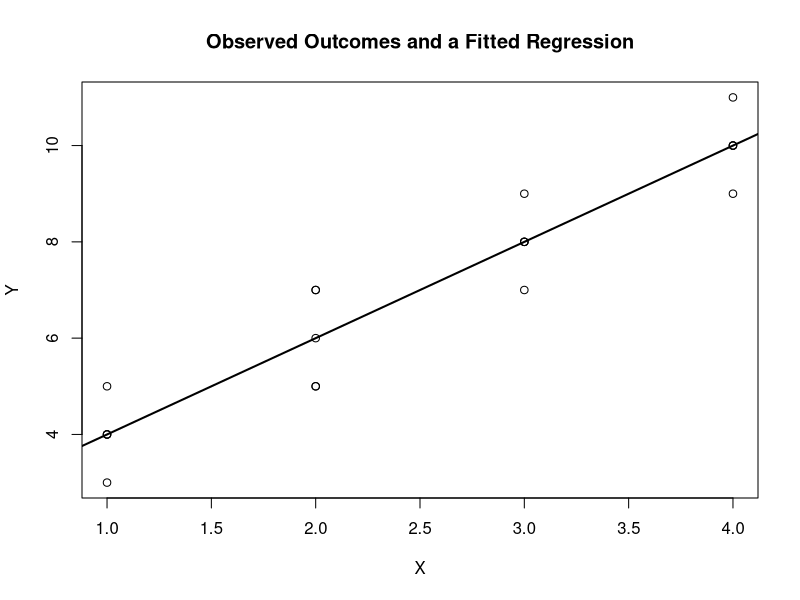
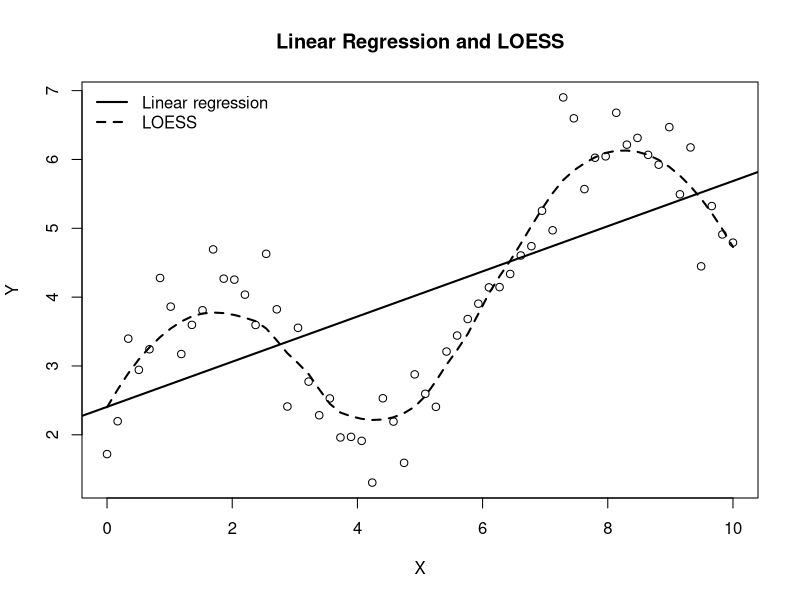
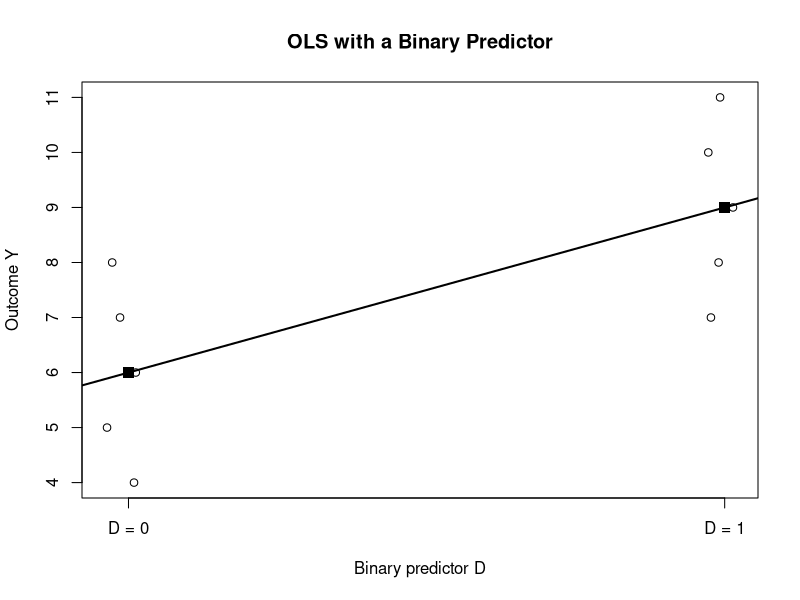
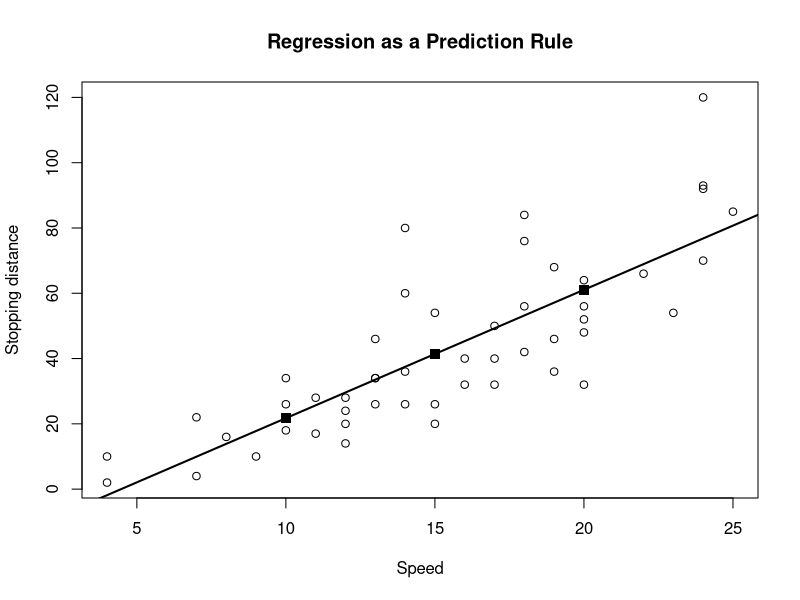
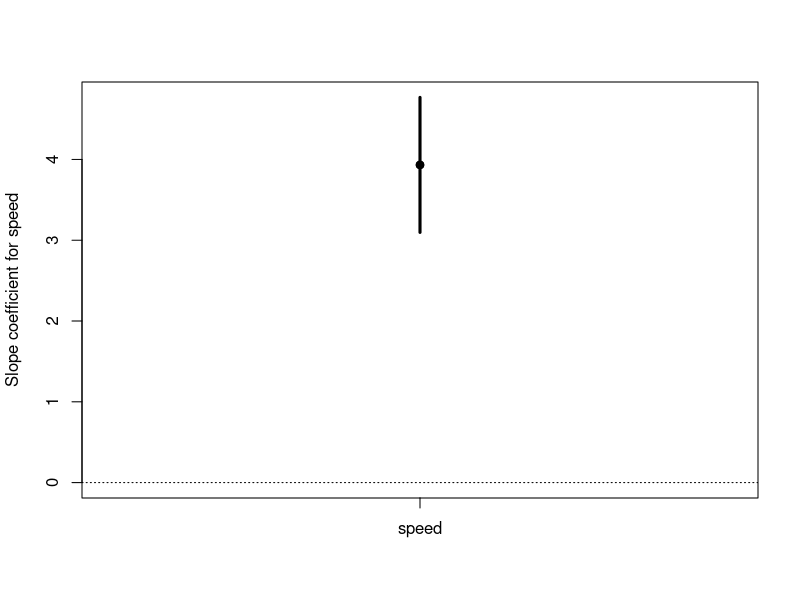
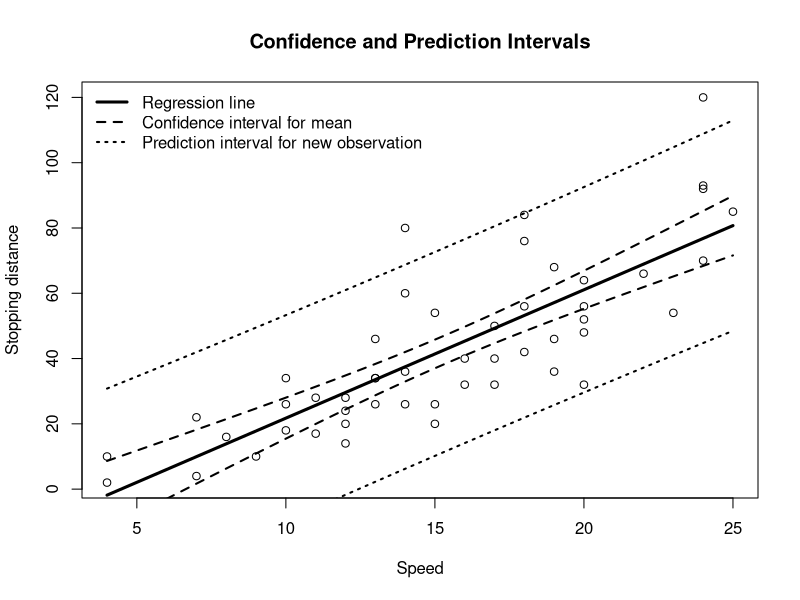
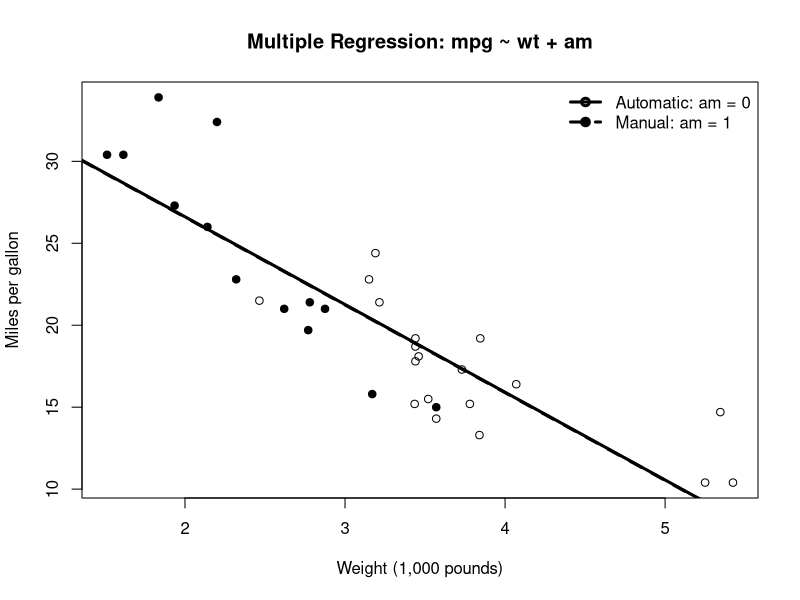
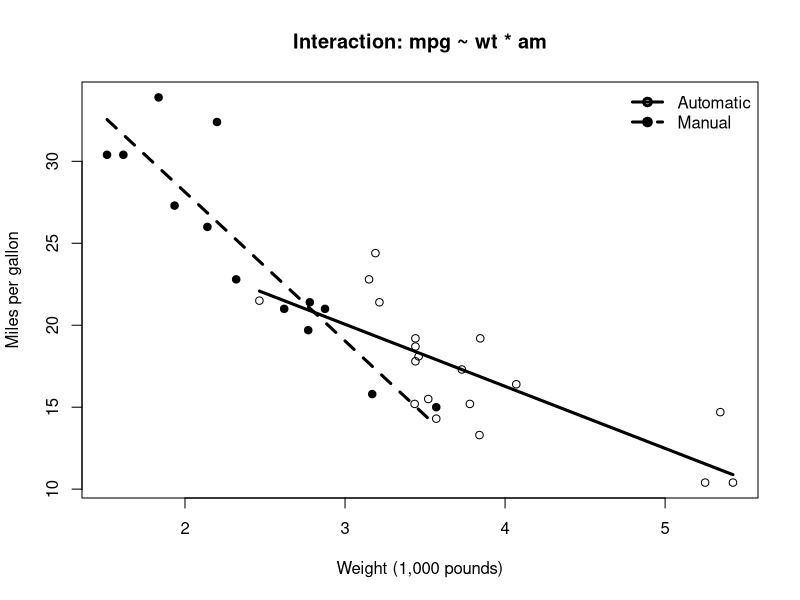

Here is the R script that generated these plots, in order:
# Regression Analysis: Companion R Script
# Author: Alexis Diamond, PhD (assisted by Claude and ChatGPT)
# Version 0.9 --- August 26, 2026
# Generated from regression_companion.Rmd.
# Run from top to bottom. Uses base R grammar only.


# ---- ch1-conditional-means ----
x <- rep(c(1, 2, 3, 4), each = 5)
y <- c(3, 4, 4, 5, 4,
       5, 5, 6, 7, 7,
       7, 8, 8, 9, 8,
       9, 10, 11, 10, 10)

dat <- data.frame(x, y)

tapply(dat$y, dat$x, mean)

fit <- lm(y ~ x, data = dat)
summary(fit)

plot(
  dat$x,
  dat$y,
  xlab = "X",
  ylab = "Y",
  main = "Observed Outcomes and a Fitted Regression"
)
abline(fit, lwd = 2)

# ---- ch1-expectation-not-observable ----
# A binary outcome: 1 = employed, 0 = not employed.
employed <- c(1, 1, 1, 1, 0, 1, 1, 1, 0, 1)

mean(employed)   # 0.8

# Every person is a 0 or a 1, so no one has the value 0.8:
sort(unique(employed))

# For a binary Y the conditional mean IS the probability that Y = 1.
# A count outcome makes the same point:
visits <- c(7, 9, 10, 11, 14)
mean(visits)     # 10.2 -- not a possible number of visits

# ---- ch1-linear-loess ----
set.seed(123)

x <- seq(0, 10, length.out = 60)
y <- 2 + 0.35 * x + 1.5 * sin(x) + rnorm(60, sd = 0.5)

dat_curve <- data.frame(x, y)

fit_linear <- lm(y ~ x, data = dat_curve)
fit_loess <- loess(y ~ x, data = dat_curve, span = 0.60)

plot(
  dat_curve$x,
  dat_curve$y,
  xlab = "X",
  ylab = "Y",
  main = "Linear Regression and LOESS"
)
abline(fit_linear, lwd = 2)

ord <- order(dat_curve$x)
lines(
  dat_curve$x[ord],
  predict(fit_loess)[ord],
  lwd = 2,
  lty = 2
)

legend(
  "topleft",
  legend = c("Linear regression", "LOESS"),
  lty = c(1, 2),
  lwd = 2,
  bty = "n"
)

# ---- ch1-regression-families ----
set.seed(42)

# Continuous outcome
x_cont <- runif(200, 0, 10)
y_cont <- 4 + 2 * x_cont + rnorm(200, sd = 3)
dat_cont <- data.frame(x = x_cont, y_cont = y_cont)
fit_ols <- lm(y_cont ~ x, data = dat_cont)

# Binary outcome
x_binary <- runif(200, 0, 10)
p_binary <- 1 / (1 + exp(-(-3 + 0.6 * x_binary)))
y_binary <- rbinom(200, size = 1, prob = p_binary)
dat_binary <- data.frame(x = x_binary, y_binary = y_binary)
fit_logit <- glm(
  y_binary ~ x,
  family = binomial(link = "logit"),
  data = dat_binary
)

# Count outcome
x_count <- runif(200, 0, 5)
lambda <- exp(0.4 + 0.25 * x_count)
count <- rpois(200, lambda = lambda)
dat_count <- data.frame(x = x_count, count = count)
fit_pois <- glm(
  count ~ x,
  family = poisson(link = "log"),
  data = dat_count
)

# Flexible conditional-mean smoother
fit_loess <- loess(y ~ x, data = dat_curve)

summary(fit_ols)
summary(fit_logit)
summary(fit_pois)

# ---- ch1-count-zeros ----
# Zeros are ordinary observations in count data:
sum(dat_count$count == 0)
min(dat_count$count)

# But no fitted value is ever zero, because lambda = exp(X %*% beta) > 0 always:
lambda_hat <- fitted(fit_pois)
min(lambda_hat)

# The model never predicts zero; it assigns zero a probability.
# At the smallest fitted mean, P(Y = 0) = exp(-lambda):
exp(-min(lambda_hat))

# ---- ch2-binary-difference-means ----
D <- c(rep(0, 5), rep(1, 5))
Y <- c(4, 5, 6, 7, 8,
       7, 8, 9, 10, 11)

dat_binary_ols <- data.frame(D, Y)

fit_binary <- lm(Y ~ D, data = dat_binary_ols)
summary(fit_binary)
coef(fit_binary)

mean(dat_binary_ols$Y[dat_binary_ols$D == 0])
mean(dat_binary_ols$Y[dat_binary_ols$D == 1])
mean(dat_binary_ols$Y[dat_binary_ols$D == 1]) -
  mean(dat_binary_ols$Y[dat_binary_ols$D == 0])

# ---- ch2-binary-plot ----
plot(
  jitter(dat_binary_ols$D, amount = 0.04),
  dat_binary_ols$Y,
  xaxt = "n",
  xlab = "Binary predictor D",
  ylab = "Outcome Y",
  main = "OLS with a Binary Predictor"
)
axis(1, at = c(0, 1), labels = c("D = 0", "D = 1"))

abline(fit_binary, lwd = 2)
points(
  c(0, 1),
  c(
    mean(dat_binary_ols$Y[dat_binary_ols$D == 0]),
    mean(dat_binary_ols$Y[dat_binary_ols$D == 1])
  ),
  pch = 15,
  cex = 1.5
)

# ---- ch2-cars-predict ----
fit_cars <- lm(dist ~ speed, data = cars)
summary(fit_cars)
coef(fit_cars)

# Predictions for training observations
train_predictions <- predict(fit_cars)
head(data.frame(
  speed = cars$speed,
  observed_dist = cars$dist,
  predicted_dist = train_predictions
))

# Predictions for new cases
new_cases <- data.frame(speed = c(10, 15, 20))
new_cases$predicted_dist <- predict(
  fit_cars,
  newdata = new_cases
)
new_cases

# Reproduce predict() literally from the coefficients
b <- coef(fit_cars)
manual_predictions <- b[1] + b[2] * new_cases$speed
cbind(new_cases, manual_predictions = manual_predictions)

# ---- ch2-cars-prediction-plot ----
plot(
  cars$speed,
  cars$dist,
  xlab = "Speed",
  ylab = "Stopping distance",
  main = "Regression as a Prediction Rule"
)
abline(fit_cars, lwd = 2)
points(
  new_cases$speed,
  new_cases$predicted_dist,
  pch = 15,
  cex = 1.4
)

# ---- ch2-coefficient-ci ----
confint(fit_cars, level = 0.95)

coef_table <- summary(fit_cars)$coefficients
coef_table

b_speed <- coef_table["speed", "Estimate"]
se_speed <- coef_table["speed", "Std. Error"]

# Approximate 95% confidence interval
b_speed + c(-1, 1) * 2 * se_speed

# ---- ch2-rsquared ----
fit_cars <- lm(dist ~ speed, data = cars)

summary(fit_cars)$r.squared

mse_mean_only <- mean(
  (cars$dist - mean(cars$dist))^2
)

mse_model <- mean(
  (cars$dist - predict(fit_cars))^2
)

mse_mean_only
mse_model
1 - mse_model / mse_mean_only

# ---- ch2-irreducible-error ----
set.seed(7)

# The true DGP: Y = f(X) + epsilon, with f known to us only in a simulation.
f <- function(x) 2 + 0.8 * x
sigma <- 2

simulate_data <- function(n) {
  x <- runif(n, 0, 10)
  data.frame(x = x, y = f(x) + rnorm(n, sd = sigma))
}

# A large test set, used to measure out-of-sample prediction error.
test <- simulate_data(5000)

# The oracle: predict using the TRUE f. No model can beat this.
oracle_mse <- mean((test$y - f(test$x))^2)

# Fit on training samples of different sizes and score on the same test set.
test_mse_at <- function(n) {
  train <- simulate_data(n)
  fit <- lm(y ~ x, data = train)
  mean((test$y - predict(fit, newdata = test))^2)
}

round(
  c(
    irreducible = sigma^2,      # Var(epsilon): the floor
    oracle      = oracle_mse,   # the true f, estimated on nothing
    n_25        = test_mse_at(25),
    n_250       = test_mse_at(250),
    n_10000     = test_mse_at(10000)
  ),
  3
)

# ---- ch3-three-intervals ----
fit <- lm(dist ~ speed, data = cars)

# 1. Confidence intervals for regression coefficients
confint(fit)

# 2. Confidence interval for the conditional mean at speed = 15
predict(
  fit,
  newdata = data.frame(speed = 15),
  interval = "confidence"
)

# 3. Prediction interval for one new observation at speed = 15
predict(
  fit,
  newdata = data.frame(speed = 15),
  interval = "prediction"
)

# ---- ch3-coefficient-ci-plot ----
fit <- lm(dist ~ speed, data = cars)

slope <- coef(fit)["speed"]
slope_ci <- confint(fit)["speed", ]

plot(
  1, slope,
  xlim = c(0.5, 1.5),
  ylim = range(c(0, slope_ci)),
  xaxt = "n",
  xlab = "",
  ylab = "Slope coefficient for speed",
  pch = 19
)

segments(
  x0 = 1,
  y0 = slope_ci[1],
  x1 = 1,
  y1 = slope_ci[2],
  lwd = 3
)

points(1, slope, pch = 19)
axis(1, at = 1, labels = "speed")
abline(h = 0, lty = 3)

# ---- ch3-interval-bands ----
fit <- lm(dist ~ speed, data = cars)

speed_grid <- data.frame(
  speed = seq(
    from = min(cars$speed),
    to = max(cars$speed),
    length.out = 200
  )
)

conf_band <- predict(
  fit,
  newdata = speed_grid,
  interval = "confidence",
  level = 0.95
)

pred_band <- predict(
  fit,
  newdata = speed_grid,
  interval = "prediction",
  level = 0.95
)

plot(
  cars$speed,
  cars$dist,
  xlab = "Speed",
  ylab = "Stopping distance",
  main = "Confidence and Prediction Intervals"
)

lines(speed_grid$speed, conf_band[, "fit"], lwd = 3)
lines(speed_grid$speed, conf_band[, "lwr"], lty = 2, lwd = 2)
lines(speed_grid$speed, conf_band[, "upr"], lty = 2, lwd = 2)
lines(speed_grid$speed, pred_band[, "lwr"], lty = 3, lwd = 2)
lines(speed_grid$speed, pred_band[, "upr"], lty = 3, lwd = 2)

legend(
  "topleft",
  legend = c(
    "Regression line",
    "Confidence interval for mean",
    "Prediction interval for new observation"
  ),
  lty = c(1, 2, 3),
  lwd = c(3, 2, 2),
  bty = "n"
)

# ---- ch3-same-center ----
fit <- lm(dist ~ speed, data = cars)

b <- coef(fit)

# Calculate the prediction literally from the coefficients
manual_prediction <- b[1] + b[2] * 15
manual_prediction

# Ask predict() for the point prediction
predict(
  fit,
  newdata = data.frame(speed = 15)
)

# ---- ch3-mtcars-multiple ----
fit_simple <- lm(mpg ~ am, data = mtcars)
fit_multiple <- lm(mpg ~ wt + am, data = mtcars)

coef(fit_simple)
coef(fit_multiple)

# Two cars with exactly the same weight
same_weight <- data.frame(
  wt = c(3, 3),
  am = c(0, 1)
)

predicted_mpg <- predict(
  fit_multiple,
  newdata = same_weight
)

predicted_mpg
predicted_mpg[2] - predicted_mpg[1]
coef(fit_multiple)["am"]

# Two cars with the same transmission, different weight
same_transmission <- data.frame(
  wt = c(3, 4),
  am = c(0, 0)
)

predicted_mpg <- predict(
  fit_multiple,
  newdata = same_transmission
)

predicted_mpg[2] - predicted_mpg[1]
coef(fit_multiple)["wt"]

# ---- ch3-multiple-plot ----
point_type <- ifelse(mtcars$am == 1, 19, 1)

plot(
  mtcars$wt,
  mtcars$mpg,
  pch = point_type,
  xlab = "Weight (1,000 pounds)",
  ylab = "Miles per gallon",
  main = "Multiple Regression: mpg ~ wt + am"
)

b <- coef(fit_multiple)
abline(a = b["(Intercept)"], b = b["wt"], lwd = 3)
abline(
  a = b["(Intercept)"] + b["am"],
  b = b["wt"],
  lwd = 3,
  lty = 2
)

legend(
  "topright",
  legend = c("Automatic: am = 0", "Manual: am = 1"),
  pch = c(1, 19),
  lty = c(1, 2),
  lwd = c(3, 3),
  bty = "n"
)

# ---- ch3-interaction-centering ----
fit_interaction <- lm(mpg ~ wt * am, data = mtcars)
summary(fit_interaction)

mtcars_for_example <- mtcars
mtcars_for_example$wt_centered <-
  mtcars_for_example$wt - mean(mtcars_for_example$wt)

fit_interaction_centered <- lm(
  mpg ~ wt_centered * am,
  data = mtcars_for_example
)
summary(fit_interaction_centered)

# ---- ch3-omitted-confounder-coverage ----
set.seed(11)

alpha1 <- 2.00   # the causal effect of x on y
alpha2 <- 0.15   # the effect of the omitted confounder z on y

one_study <- function(n) {
  z <- rnorm(n)
  x <- 0.7 * z + rnorm(n)                      # x and z are related
  y <- 1 + alpha1 * x + alpha2 * z + rnorm(n)
  fit <- lm(y ~ x)                             # z omitted
  ci <- confint(fit)["x", ]
  c(est = unname(coef(fit)["x"]),
    lower = unname(ci[1]),
    upper = unname(ci[2]))
}

# What the short regression actually targets: beta1 = alpha1 + alpha2 * delta1,
# where delta1 is the population slope of z on x.
delta1 <- 0.7 / (0.7^2 + 1)
beta1 <- alpha1 + alpha2 * delta1
beta1

coverage <- function(n, reps = 2000) {
  out <- replicate(reps, one_study(n))
  c(n                 = n,
    mean_estimate     = mean(out["est", ]),
    covers_causal     = mean(out["lower", ] <= alpha1 & out["upper", ] >= alpha1),
    covers_projection = mean(out["lower", ] <= beta1  & out["upper", ] >= beta1))
}

round(rbind(coverage(100), coverage(1000), coverage(10000)), 4)

# ---- ch4-functional-form ----
set.seed(9)

x <- seq(1, 10, length.out = 100)
y <- 5 + 2 * x - 0.25 * x^2 + rnorm(100, sd = 1.5)
dat_functional <- data.frame(x, y)

fit_linear <- lm(y ~ x, data = dat_functional)
fit_quadratic <- lm(y ~ x + I(x^2), data = dat_functional)
fit_cubic <- lm(y ~ x + I(x^2) + I(x^3), data = dat_functional)
fit_logx <- lm(y ~ log(x), data = dat_functional)

summary(fit_linear)$r.squared
summary(fit_quadratic)$r.squared
summary(fit_cubic)$r.squared
summary(fit_logx)$r.squared

# ---- ch4-mtcars-interaction ----
fit_additive <- lm(mpg ~ wt + am, data = mtcars)
fit_interaction <- lm(mpg ~ wt * am, data = mtcars)

summary(fit_additive)
summary(fit_interaction)

# ---- ch4-interaction-plot ----
plot(
  mtcars$wt,
  mtcars$mpg,
  pch = ifelse(mtcars$am == 0, 1, 19),
  xlab = "Weight (1,000 pounds)",
  ylab = "Miles per gallon",
  main = "Interaction: mpg ~ wt * am"
)

auto_wt <- seq(
  min(mtcars$wt[mtcars$am == 0]),
  max(mtcars$wt[mtcars$am == 0]),
  length.out = 100
)

manual_wt <- seq(
  min(mtcars$wt[mtcars$am == 1]),
  max(mtcars$wt[mtcars$am == 1]),
  length.out = 100
)

auto_pred <- predict(
  fit_interaction,
  newdata = data.frame(wt = auto_wt, am = 0)
)

manual_pred <- predict(
  fit_interaction,
  newdata = data.frame(wt = manual_wt, am = 1)
)

lines(auto_wt, auto_pred, lwd = 3)
lines(manual_wt, manual_pred, lwd = 3, lty = 2)

legend(
  "topright",
  legend = c("Automatic", "Manual"),
  pch = c(1, 19),
  lty = c(1, 2),
  lwd = c(3, 3),
  bty = "n"
)

# ---- ch4-gap-data ----
set.seed(26)

x_left <- runif(35, min = 1, max = 4)
x_right <- runif(35, min = 7, max = 10)
x <- c(x_left, x_right)

y <- c(
  2 + 3 * x_left + rnorm(35, mean = 0, sd = 0.5),
  28 - x_right + rnorm(35, mean = 0, sd = 0.5)
)

gap_data <- data.frame(x = x, y = y)

fit_linear <- lm(y ~ x, data = gap_data)
fit_quadratic <- lm(y ~ x + I(x^2), data = gap_data)

new_point <- data.frame(x = 5.5)
predict(fit_linear, newdata = new_point)
predict(fit_quadratic, newdata = new_point)

# ---- ch4-gap-plot ----
x_grid <- seq(1, 10, length.out = 300)
new_grid <- data.frame(x = x_grid)

linear_hat <- predict(fit_linear, newdata = new_grid)
quadratic_hat <- predict(fit_quadratic, newdata = new_grid)

plot(
  gap_data$x,
  gap_data$y,
  xlab = "X",
  ylab = "Y",
  main = "Interpolation Across a Gap in the Training Data",
  pch = 19
)

rect(
  xleft = 4,
  ybottom = par("usr")[3],
  xright = 7,
  ytop = par("usr")[4],
  density = 12,
  angle = 45,
  border = NA
)

points(gap_data$x, gap_data$y, pch = 19)
lines(x_grid, linear_hat, lwd = 3)
lines(x_grid, quadratic_hat, lwd = 3, lty = 2)
abline(v = c(4, 7), lty = 3)

points(
  5.5,
  predict(fit_linear, newdata = data.frame(x = 5.5)),
  pch = 1,
  cex = 1.5,
  lwd = 2
)

points(
  5.5,
  predict(fit_quadratic, newdata = data.frame(x = 5.5)),
  pch = 2,
  cex = 1.5,
  lwd = 2
)

legend(
  "topleft",
  legend = c(
    "Linear fit",
    "Quadratic fit",
    "Gap with no training observations"
  ),
  lty = c(1, 2, NA),
  lwd = c(3, 3, NA),
  fill = c(NA, NA, "black"),
  density = c(0, 0, 35),
  angle = 45,
  border = c(NA, NA, "black"),
  bty = "n"
)

# ---- ch4-faithful-models ----
fit_linear <- lm(waiting ~ eruptions, data = faithful)
fit_quadratic <- lm(
  waiting ~ eruptions + I(eruptions^2),
  data = faithful
)
fit_cubic <- lm(
  waiting ~ eruptions + I(eruptions^2) + I(eruptions^3),
  data = faithful
)

summary(fit_linear)$r.squared
summary(fit_quadratic)$r.squared
summary(fit_cubic)$r.squared

new_case <- data.frame(eruptions = 7)
predict(fit_linear, newdata = new_case)
predict(fit_quadratic, newdata = new_case)
predict(fit_cubic, newdata = new_case)

# ---- ch4-faithful-plot ----
x_grid <- seq(1.4, 7, length.out = 300)
new_grid <- data.frame(eruptions = x_grid)

plot(
  faithful$eruptions,
  faithful$waiting,
  xlim = c(1.4, 7),
  ylim = c(15, 115),
  xlab = "Eruption duration (minutes)",
  ylab = "Waiting time (minutes)",
  main = "Functional Form and Extrapolation"
)

lines(x_grid, predict(fit_linear, newdata = new_grid), lwd = 3)
lines(
  x_grid,
  predict(fit_quadratic, newdata = new_grid),
  lwd = 3,
  lty = 2
)
lines(
  x_grid,
  predict(fit_cubic, newdata = new_grid),
  lwd = 3,
  lty = 3
)

abline(v = max(faithful$eruptions), lty = 2)

legend(
  "topleft",
  legend = c("Linear", "Quadratic", "Cubic"),
  lty = c(1, 2, 3),
  lwd = c(3, 3, 3),
  bty = "n"
)

# ---- ch4-loess-extrapolation ----
fit_loess <- loess(waiting ~ eruptions, data = faithful)

predict(
  fit_loess,
  newdata = data.frame(eruptions = c(2, 4, 7))
)

# ---- ch4-support-comparison ----
fit_interaction <- lm(mpg ~ wt * am, data = mtcars)

predict(
  fit_interaction,
  newdata = data.frame(
    wt = c(5, 5),
    am = c(0, 1)
  )
)

range(mtcars$wt[mtcars$am == 0])
range(mtcars$wt[mtcars$am == 1])

# ---- ch5-observational-data ----
x_control <- rep(0:8, each = 3)
x_treated <- rep(5:16, each = 3)

noise_control <- rep(c(-1, 0, 1), times = 9)
noise_treated <- rep(c(-1, 0, 1), times = 12)

Y0_control <- 5 + x_control + 0.4 * x_control^2 + noise_control
Y0_treated <- 5 + x_treated + 0.4 * x_treated^2 + noise_treated

D <- c(
  rep(0, length(x_control)),
  rep(1, length(x_treated))
)

x <- c(x_control, x_treated)
Y <- c(Y0_control, Y0_treated + 6)

causal_dat <- data.frame(Y, D, x)

# ---- ch5-model-dependence ----
fit_linear_adjustment <- lm(
  Y ~ D + x,
  data = causal_dat
)

fit_quadratic_adjustment <- lm(
  Y ~ D + x + I(x^2),
  data = causal_dat
)

coef(fit_linear_adjustment)["D"]
coef(fit_quadratic_adjustment)["D"]

# ---- ch5-overlap-restriction ----
overlap_dat <- causal_dat[
  causal_dat$x >= 5 & causal_dat$x <= 8,
]

fit_linear_overlap <- lm(
  Y ~ D + x,
  data = overlap_dat
)

fit_quadratic_overlap <- lm(
  Y ~ D + x + I(x^2),
  data = overlap_dat
)

coef(fit_linear_overlap)["D"]
coef(fit_quadratic_overlap)["D"]

# ---- ch5-overlap-plot ----
plot(
  causal_dat$x,
  causal_dat$Y,
  pch = ifelse(causal_dat$D == 1, 19, 1),
  xlab = "Confounder X",
  ylab = "Observed outcome Y",
  main = "Limited Overlap in an Observational Study"
)

abline(v = 5, lty = 3)
abline(v = 8, lty = 3)

legend(
  "topleft",
  legend = c("Control", "Treated", "Overlap: X = 5 to 8"),
  pch = c(1, 19, NA),
  lty = c(NA, NA, 3),
  bty = "n"
)

# ---- ch5-balanced-rct ----
x <- rep(0:16, each = 6)
D <- rep(c(0, 0, 0, 1, 1, 1), times = 17)
noise <- rep(c(-1, 0, 1, -1, 0, 1), times = 17)

Y0 <- 5 + x + 0.4 * x^2 + noise
Y <- Y0 + 6 * D

rct_dat <- data.frame(Y, D, x)

# Difference in means = treatment-only OLS coefficient
mean(rct_dat$Y[rct_dat$D == 1]) -
  mean(rct_dat$Y[rct_dat$D == 0])

fit_rct_simple <- lm(Y ~ D, data = rct_dat)
fit_rct_linear <- lm(Y ~ D + x, data = rct_dat)
fit_rct_quadratic <- lm(Y ~ D + x + I(x^2), data = rct_dat)

coef(fit_rct_simple)["D"]
coef(fit_rct_linear)["D"]
coef(fit_rct_quadratic)["D"]
